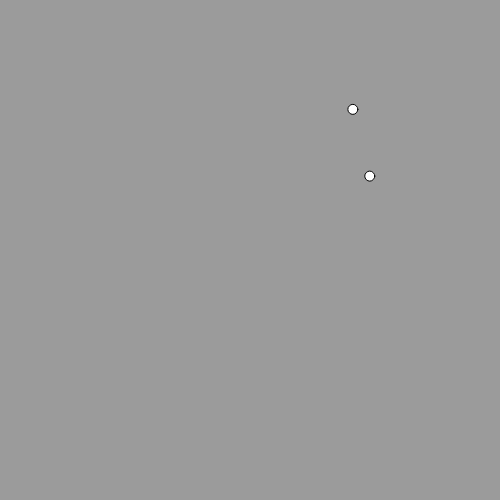
Frame 1 (no input)
Frame 60 (no input): identical to frame 1, image omitted
Frame 120 (the mouse pressed at the canvas centre since frame 60): identical to frame 1, image omitted

The p5.js sketch that drew this single still picture (run headless with seeded random() and noise() and a simulated clock; from frame 60 on, the mouse is pressed at the canvas centre):

// p5.js sketch
// ── sketch.js
function setup() {
  createCanvas(500, 500);
  background(155);
  let x1 = random(10, 490);
  let y1 = random(10, 490);
  let x2 = random(10, 490);
  let y2 = random(10, 490);

  circle(x1, y1, 10);
  circle(x2, y2, 10);
}

function draw() {}
